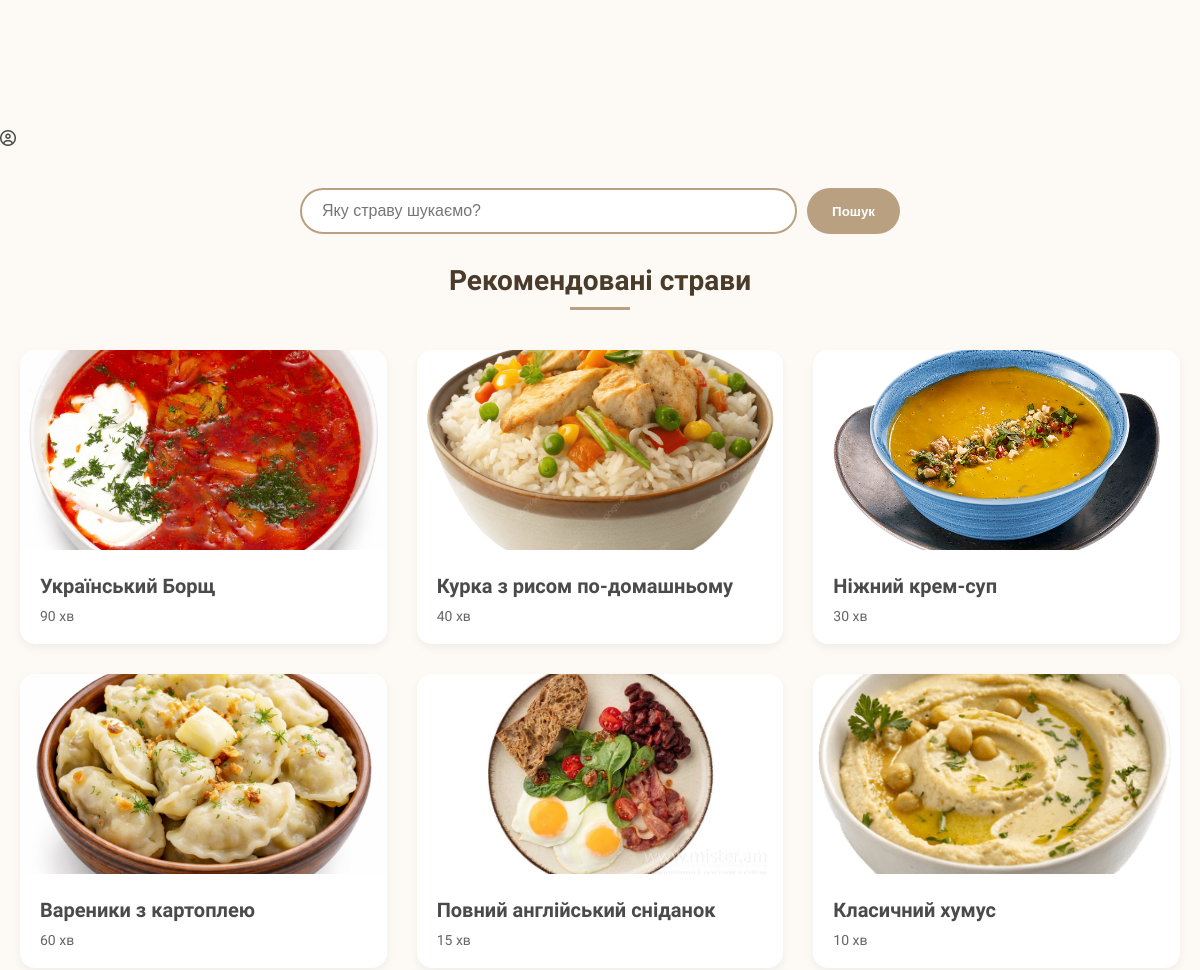
Before: / (middle part) with the older database file.
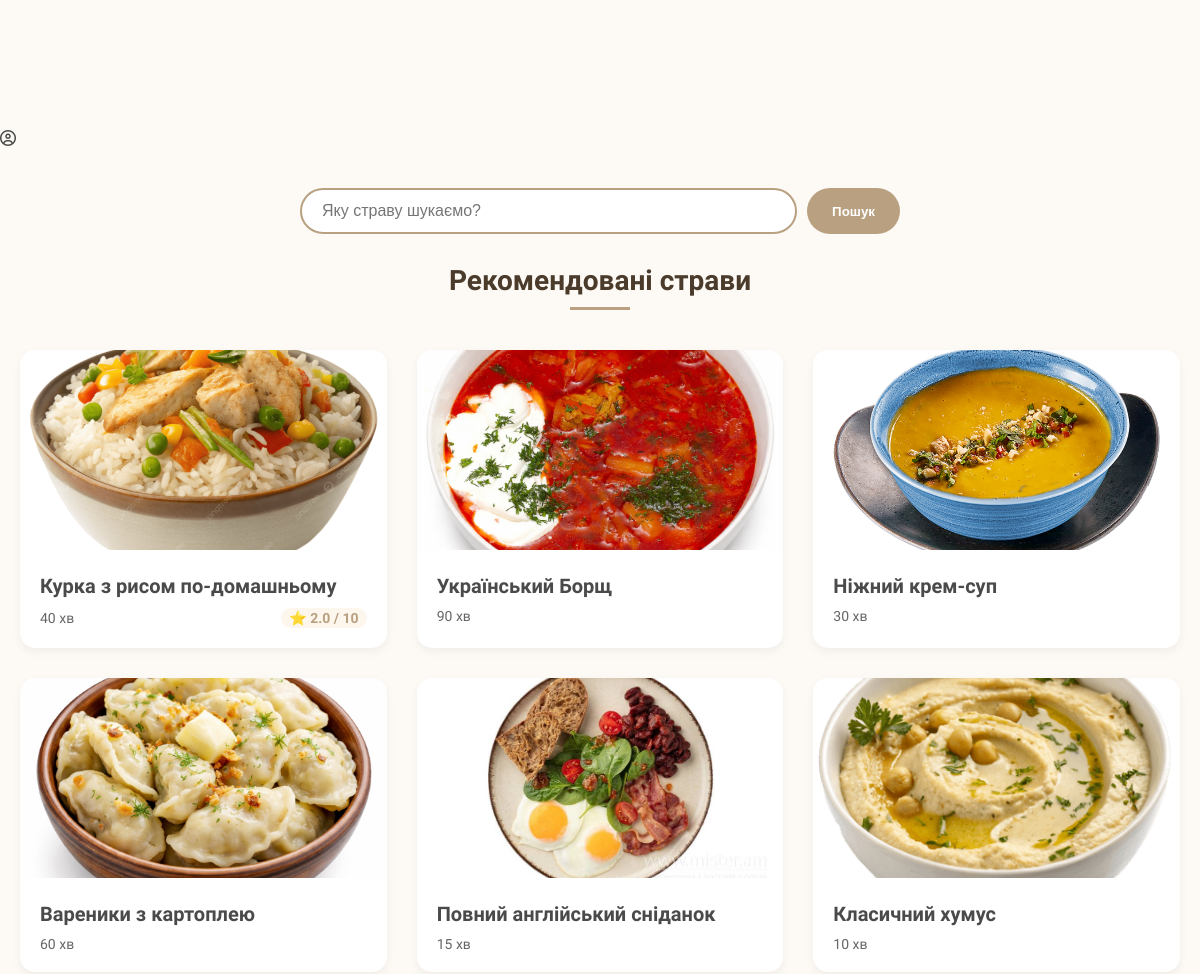
After: the same page with the newer database file.
### models.py (models this page shows)
class Dish(Base):
    __tablename__ = "dishes"
    id = Column(Integer, primary_key=True, index=True)
    name = Column(String, index=True, nullable=False)
    image = Column(String, default="borsch.jpg")
    ingredients = Column(Text, nullable=False)
    steps = Column(Text, nullable=False)
    calories = Column(Integer, nullable=False)
    cooking_time = Column(Integer, nullable=False)
    servings = Column(Integer, default=4)
    rating = Column(Float, default=0.0)
    reviews = relationship("Review", back_populates="dish")

### main.py (the view)
@app.get("/")
async def home(request: Request, q: str = None, db: Session = Depends(get_db)):
    user = get_current_user(request, db)
    query = db.query(models.Dish)
    if q:
        query = query.filter(models.Dish.name.ilike(f"%{q}%"))
    dishes = query.order_by(models.Dish.rating.desc()).all()
    return templates.TemplateResponse("index.html", {
        "request": request,
        "user": user,
        "dishes": dishes,
        "search_query": q
    })

### templates/index.html (shortened to what this page needs)
{% extends "base.html" %}
{% block content %}
<form action="/" method="get" class="search-container">
    <input type="text" name="q" class="search-input" placeholder="Яку страву шукаємо?" value="{{ search_query or '' }}">
    <button type="submit" class="search-btn">Пошук</button>
</form>
<h2 class="section-title">Рекомендовані страви</h2>
<div class="dishes-grid">
    {% for dish in dishes %}
    <a href="/recipe/{{ dish.id }}" class="dish-card">
        <img src="{{ url_for('static', path='images/' + dish.image) }}" alt="{{ dish.name }}" class="dish-img">
        <div class="dish-info">
            <h3>{{ dish.name }}</h3>
            <div class="dish-meta">
                <span>{{ dish.cooking_time }} хв</span>
                {% if dish.rating > 0 %}
                <span class="rating-badge">⭐ {{ dish.rating }} / 10</span>
                {% endif %}
            </div>
        </div>
    </a>
    {% else %}
    <p style="text-align: center; grid-column: 1/-1;">На жаль, за вашим запитом нічого не знайдено.</p>
    {% endfor %}
</div>
{% endblock %}

### templates/base.html (shortened to what this page needs)
<!DOCTYPE html>
<html lang="uk">
<head>
    <link rel="stylesheet" href="https://cdnjs.cloudflare.com/ajax/libs/font-awesome/6.4.0/css/all.min.css">
    <link rel="stylesheet" href="{{ url_for('static', path='/css/styles.css') }}">
</head>
<body>
    <header class="site-header">
        <div class="header-center">
            <a href="/">
                <img src="{{ url_for('static', path='/images/logo.png') }}" alt="Recipes Logo" class="logo-img">
            </a>
        </div>
        <div class="header-right">
            {% if user %}
                <a href="/profile/edit" class="profile-link" title="Мій профіль" style="display: flex; align-items: center; text-decoration: none; color: inherit;">
                    {% if user.avatar %}
                        <img src="{{ url_for('static', path=user.avatar) }}" alt="Аватар" style="width: 35px; height: 35px; border-radius: 50%; object-fit: cover;">
                    {% else %}
                        <i class="fa-regular fa-circle-user profile-icon"></i>
                    {% endif %}
                </a>
                <a href="/logout" class="profile-link" title="Вийти" style="margin-left: 15px; color: var(--text-main); font-size: 1.2rem;">
                    <i class="fa-solid fa-arrow-right-from-bracket"></i>
                </a>
            {% else %}
                <a href="/login" class="profile-link" title="Увійти" style="color: var(--text-main);">
                    <i class="fa-regular fa-circle-user profile-icon"></i>
                </a>
            {% endif %}
        </div>
    </header>
    <main class="main-content">
        {% block content %}
        {% endblock %}
    </main>
</body>
</html>

### static/css/styles.css (style rules this page uses)
:root { --bg-color: #FDFaf6; --primary-color: #D4A373; --primary-hover: #bc8a59; --text-main: #4A4A4A; --white: #FFFFFF; --border-radius-main: 16px; --border-radius-btn: 25px; --shadow-soft: 0 4px 15px rgba(0, 0, 0, 0.05); --shadow-hover: 0 8px 25px rgba(212, 163, 115, 0.2); --transition: all 0.3s ease-in-out; }
body { font-family: 'Montserrat', sans-serif; background-color: var(--bg-color); color: var(--text-main); margin: 0; padding: 0; }
.main-content { padding: 0 20px; max-width: 1200px; margin: 0 auto; }
.dishes-grid { display: grid; grid-template-columns: repeat(auto-fill, minmax(280px, 1fr)); gap: 30px; padding: 20px 0; }
.dish-card { background-color: var(--white); border-radius: var(--border-radius-main); box-shadow: var(--shadow-soft); transition: var(--transition); text-decoration: none; color: inherit; overflow: hidden; display: flex; flex-direction: column; }
.dish-img { width: 100%; height: 200px; object-fit: cover; }
.dish-info { padding: 20px; }

### templates/index.html (style rules this page uses)
.search-container { max-width: 600px; margin: 40px auto 10px auto; display: flex; gap: 10px; }
.search-input { flex: 1; padding: 12px 20px; border: 2px solid #b8a080; border-radius: 25px; font-size: 16px; outline: none; }
.search-btn { padding: 12px 25px; background: #b8a080; color: white; border: none; border-radius: 25px; cursor: pointer; font-weight: 600; }
.section-title { text-align: center; color: #4a3b2b; margin: 30px 0 20px 0; font-size: 28px; font-weight: bold; }
.section-title::after { content: ''; display: block; width: 60px; height: 3px; background: #b8a080; margin: 10px auto; }
.dishes-grid { display: grid; grid-template-columns: repeat(auto-fill, minmax(280px, 1fr)); gap: 30px; padding: 20px 0; }
.dish-card { background: white; border-radius: 15px; overflow: hidden; box-shadow: 0 4px 10px rgba(0,0,0,0.05); transition: 0.2s; text-decoration: none; color: inherit; display: block; }
.dish-img { width: 100%; height: 200px; object-fit: cover; }
.dish-info { padding: 20px; }
.dish-info h3 { margin: 0 0 10px 0; font-size: 20px; }
.dish-meta { display: flex; justify-content: space-between; color: #666; font-size: 14px; align-items: center; }
.rating-badge { color: #b8a080; font-weight: bold; background: #fdf6ec; padding: 2px 8px; border-radius: 10px; }

Changed rows visible on the page:
changed Dish "Курка з рисом по-домашньому": rating (not shown) → "2.0"; moves up the list
